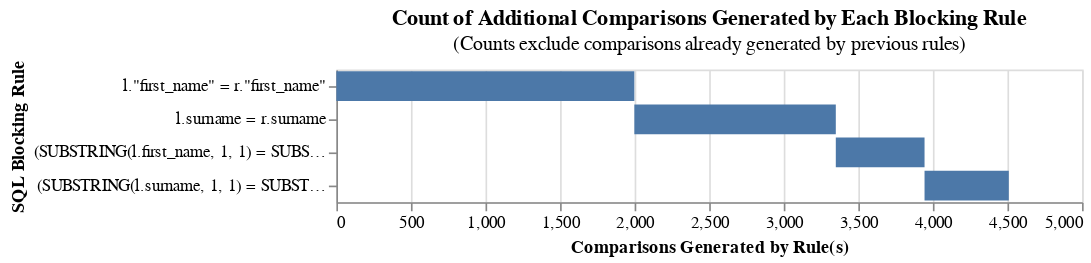

Notebook code for this chart:
### Code cell
cumulative_comparisons_to_be_scored_from_blocking_rules_chart(
    table_or_tables = con.sql('select * from fake_data'),
    blocking_rules = settings.blocking_rules_to_generate_predictions,
    db_api = db_api,
    link_type = "dedupe_only"
)

### Figure 1 — Vega-Lite specification as saved in the notebook (floating-point values rounded to 4 significant figures)
{"config": {"view": {"continuousWidth": 300, "continuousHeight": 300}}, "data": {"name": "data-0c15dc0a1f2b3ac9efef384bdef4dcb9"}, "mark": "bar", "encoding": {"order": {"field": "cumulative_rows"}, "tooltip": [{"field": "blocking_rule", "title": "SQL Condition", "type": "nominal"}, {"field": "row_count", "format": ",", "title": "Comparisons Generated", "type": "quantitative"}, {"field": "cumulative_rows", "format": ",", "title": "Cumulative Comparisons", "type": "quantitative"}, {"field": "cartesian", "format": ",", "title": "Total comparisons in Cartesian product", "type": "quantitative"}], "x": {"field": "start", "title": "Comparisons Generated by Rule(s)", "type": "quantitative"}, "x2": {"field": "cumulative_rows"}, "y": {"field": "blocking_rule", "sort": ["-x2"], "title": "SQL Blocking Rule"}}, "height": {"step": 20}, "title": {"text": "Count of Additional Comparisons Generated by Each Blocking Rule", "subtitle": "(Counts exclude comparisons already generated by previous rules)"}, "width": 450, "$schema": "https://vega.github.io/schema/vega-lite/v5.9.3.json", "datasets": {"data-0c15dc0a1f2b3ac9efef384bdef4dcb9": [{"blocking_rule": "l.\"first_name\" = r.\"first_name\"", "row_count": 1998, "cumulative_rows": 1998, "cartesian": 499500, "match_key": "0", "start": 0}, {"blocking_rule": "l.surname = r.surname", "row_count": 1351, "cumulative_rows": 3349, "cartesian": 499500, "match_key": "1", "start": 1998}, {"blocking_rule": "(SUBSTRING(l.first_name, 1, 1) = SUBSTRING(r.first_name, 1, 1)) AND (l.\"city\" = r.\"city\")", "row_count": 595, "cumulative_rows": 3944, "cartesian": 499500, "match_key": "2", "start": 3349}, {"blocking_rule": "(SUBSTRING(l.surname, 1, 1) = SUBSTRING(r.surname, 1, 1)) AND (l.\"city\" = r.\"city\")", "row_count": 565, "cumulative_rows": 4509, "cartesian": 499500, "match_key": "3", "start": 3944}]}}
